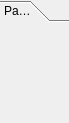
<?xml version="1.0" encoding="UTF-8"?>
<ui version="4.0">
 <class>NewGeneVariablesToolbox</class>
 <widget class="QToolBox" name="NewGeneVariablesToolbox">
  <property name="geometry">
   <rect>
    <x>0</x>
    <y>0</y>
    <width>69</width>
    <height>123</height>
   </rect>
  </property>
  <property name="windowTitle">
   <string>ToolBox</string>
  </property>
  <property name="currentIndex">
   <number>0</number>
  </property>
  <property name="tabSpacing">
   <number>3</number>
  </property>
  <widget class="QWidget" name="page">
   <property name="geometry">
    <rect>
     <x>0</x>
     <y>0</y>
     <width>98</width>
     <height>28</height>
    </rect>
   </property>
   <attribute name="label">
    <string>Page 1</string>
   </attribute>
  </widget>
 </widget>
 <resources/>
 <connections/>
</ui>
